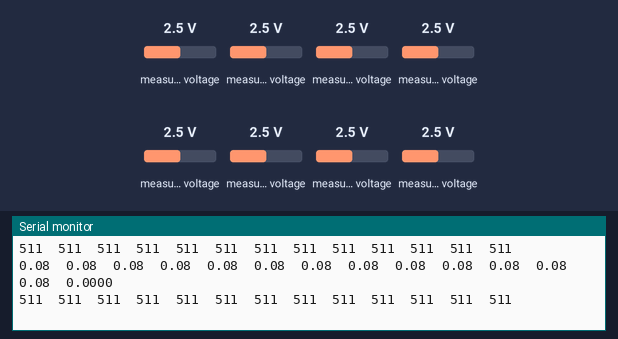
Bench run of a sketch on a simulated Arduino Uno, built with avr-gcc and run on an emulated ATmega328P. On the bench: the last lines printed to the serial monitor. The inputs (shaded band) are chosen by the test bench; at power-on: measured voltage 2.5 V.

Above: at 1.2 s.
1.3 s: measured voltage (sensor 200) set to 0.1 V
At 1.31 s:
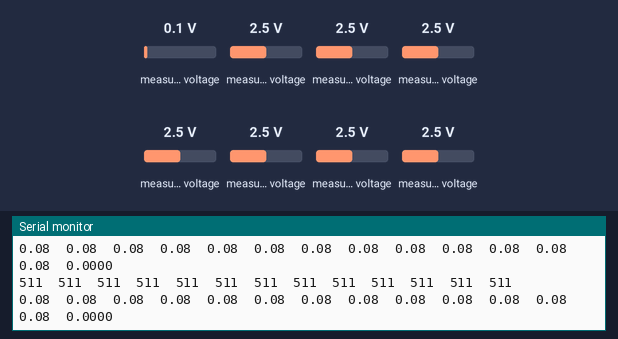
4.3 s: measured voltage (sensor 201) set to 4.9 V
At 4.33 s:
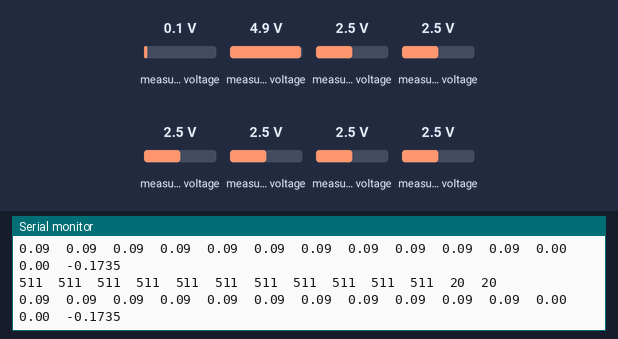
7.3 s: measured voltage (sensor 202) set to 0.1 V
At 7.36 s:
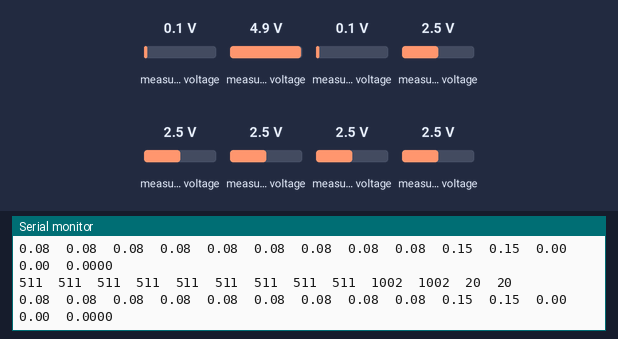
10.3 s: measured voltage (sensor 203) set to 0.1 V
At 10.38 s:
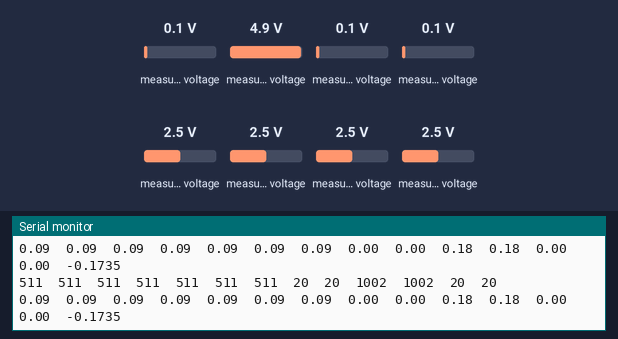
13.3 s: measured voltage (sensor 204) set to 4.9 V
At 13.34 s:
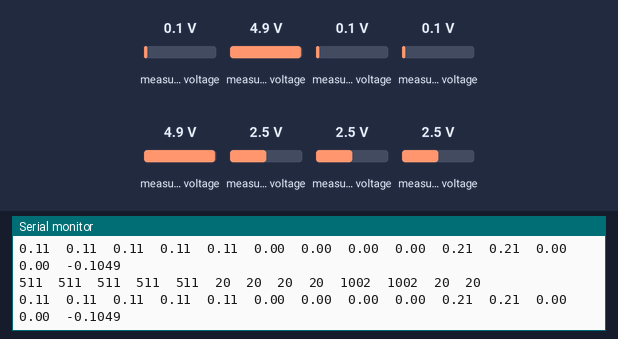
16.3 s: measured voltage (sensor 205) set to 0.1 V
At 16.36 s:
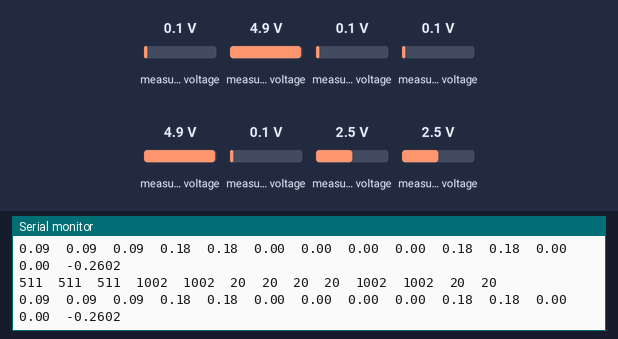
Timing chart, 0 to 19.3 s (numbered marks = the images above; inputs shaded):
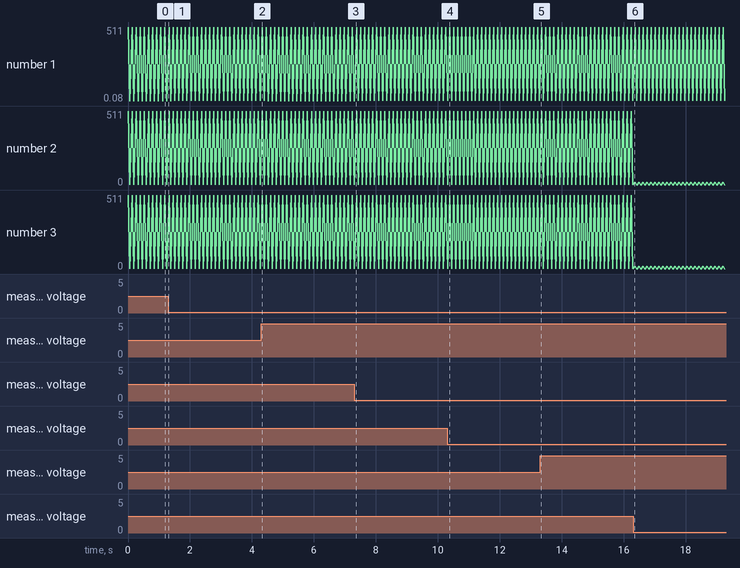

The sketch:

3_line_follow_error.ino
```cpp
// READS IN VLAUES INTO SINGLE ARRAY AND FLIPS THEM SO THEY APEAR LEFT TO RIGHT IN THE SERIAL MONITOR (ANATOMICALY)


// ______ LIBRARYS______

#include <Adafruit_MCP3008.h>


// ______ DEFINITIONS ______

Adafruit_MCP3008 adc1;
Adafruit_MCP3008 adc2;


// ______ GLOBAL VARIABLES ______


short a = 0 ;
float error = 0 ;
uint16_t light_bar_values[ 16 ] ;
float light_bar_values_normalized[ 13 ] ;

const short ADC_1_CS = A3 ;
const short ADC_2_CS = A2 ;
const short RF_CS = A4 ;


// ______ FUNCTION DECLARATION ______

void light_bar_sensor() ;
void error_calculator() ;
void print_statistics() ;


// ______ SETUP ______

void setup()
{

  Serial.begin(9600);

  pinMode(RF_CS, OUTPUT);
  digitalWrite(RF_CS, HIGH); // Without this the nRF24 will write to the SPI bus while the ADC's are also talking

  adc1.begin(ADC_1_CS);
  adc2.begin(ADC_2_CS);

}


// ______ MAIN ______   <------- M A I N ------<

void loop()
{

  // CHECK LIGHT BAR SENSOR
  light_bar_sensor() ;

  // CALCULATE ERROR
  error_clalculator() ;


  // PRINT STATISTICS
  print_statistics() ;


  delay(25);

} // <-- main()


// ____________________ FUNCTION LAND ____________________
// _______________________________________________________


// _________ LIGHT BAR SENSOR () _________


void light_bar_sensor()
{


  // LOCAL VARIABLES
  uint16_t adc1_buf[8] ;
  uint16_t adc2_buf[8] ;
  //uint16_t light_bar_values[ 16 ] ;


  // READ IN VALUES
  for ( a = 0 ; a < 8 ; a++ )
  {

      adc1_buf[ a ] = adc1.readADC( a ) ;
      adc2_buf[ a ] = adc2.readADC( a ) ;

  }


  // COMBINE INTO ONE ARRAY
  light_bar_values[ 12 ] = adc1_buf[ 0 ] ;
  light_bar_values[ 11 ] = adc2_buf[ 0 ] ;
  light_bar_values[ 10 ] = adc1_buf[ 1 ] ;
  light_bar_values[ 9 ] = adc2_buf[ 1 ] ;
  light_bar_values[ 8 ] = adc1_buf[ 2 ] ;
  light_bar_values[ 7 ] = adc2_buf[ 2 ] ;
  light_bar_values[ 6 ] = adc1_buf[ 3 ] ;
  light_bar_values[ 5 ] = adc2_buf[ 3 ] ;
  light_bar_values[ 4 ] = adc1_buf[ 4 ] ;
  light_bar_values[ 3 ] = adc2_buf[ 4 ] ;
  light_bar_values[ 2 ] = adc1_buf[ 5 ] ;
  light_bar_values[ 1 ] = adc2_buf[ 5 ] ;
  light_bar_values[ 0 ] = adc1_buf[ 6 ] ;
  //light_bar_values[ 2 ] = adc1_buf[ 6 ] ;
  //light_bar_values[ 1 ] = adc1_buf[ 7 ] ;
  //light_bar_values[ 0 ] = adc1_buf[ 7 ] ;


} // <-- light_bar_sensor()


// ______ ERROR CALCULATOR () ______

void error_clalculator()
{

  // LOCAL VARIABLES
  int light_bar_values_sum = 0 ;
  //float light_bar_values_normalized[ 13 ] ; // <-- GLOBAL
  float light_bar_values_normalized_leftside_sum = 0 ;
  float light_bar_values_normalized_rightside_sum = 0 ;
  //float error = 0 ; // <-- GLOBAL


  // FIND THE SUM OF THE ARRAY
  for ( a = 0 ; a < 13 ; a++ )
  {

      light_bar_values_sum = light_bar_values_sum + light_bar_values[ a ] ;

  }


  // NORMALIZE BY DIVIDING BY THE SUM OF THE ARRAY
  for ( a = 0 ; a < 13 ; a++ )
  {

      light_bar_values_normalized[ a ] = (float)light_bar_values[ a ] / (float)light_bar_values_sum ;

  }


  // ADD UP LEFT SIDE
  for ( a = 0 ; a < 6 ; a++ )
  {

      light_bar_values_normalized_leftside_sum = light_bar_values_normalized_leftside_sum + light_bar_values_normalized[ a ] ;

  }


  // ADD UP RIGHT SIDE
  for ( a = 7 ; a < 13 ; a++ )
  {

      light_bar_values_normalized_rightside_sum = light_bar_values_normalized_rightside_sum + light_bar_values_normalized[ a ] ;

  }


  // CALCULATE ERROR
  error = light_bar_values_normalized_rightside_sum - light_bar_values_normalized_leftside_sum ;


} // <-- error_clalculator()


// ______ PRINT STATISTICS () ______

void print_statistics()
{

  // PRINT LIGHT BAR ARRAY VALUES
  for ( a = 0 ; a < 13 ; a++ )
  {
      Serial.print( light_bar_values[ a ] ) ;
      Serial.print("\t") ;
  }


  // NEW LINE
  Serial.println() ;


  // PRINT NORMALIZED LIGHT BAR ARRAY VALUES
  for ( a = 0 ; a < 13 ; a++ )
  {
      Serial.print( light_bar_values_normalized[ a ] ) ;
      Serial.print("\t") ;
  }


  // PRINT ERROR
  Serial.print( error , 4 ) ;


  // NEW LINE
  Serial.println() ;


} // <-- print_statistics()
```

Measured:
- plotted number 1: 0.08 → 0.09 after the input at 1.3 s, 511 → 0.11 after the input at 10.3 s
- plotted number 2: 0.08 → 0.09 after the input at 1.3 s, 511 → 0.11 after the input at 10.3 s
- plotted number 3: 0.08 → 0.09 after the input at 1.3 s, 511 → 0.11 after the input at 10.3 s
